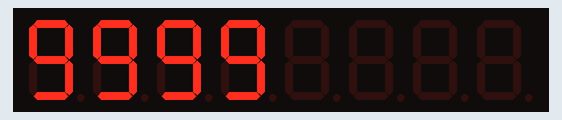
Bench run of a program on a simulated Arduino Nano, built with avr-gcc and run on an emulated ATmega328P. Shown: 8-digit seven-segment display. Wiring (inferred from the names in the program): TM1638 display and keys: STB pin 9; clock pin 7; DIO pin 8.

Above: at 0.15 s.
At 4.97 s:
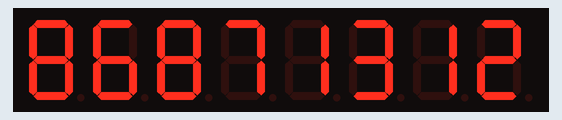
At 9.8 s:
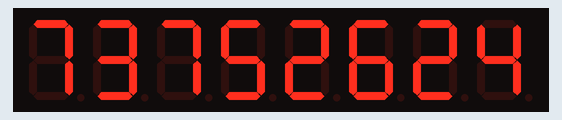
At 19.74 s:
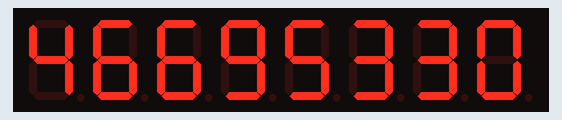
At 29.69 s:
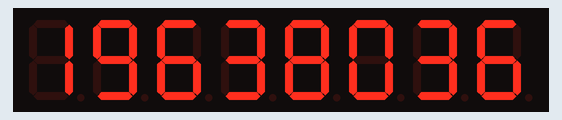
At 39.64 s:
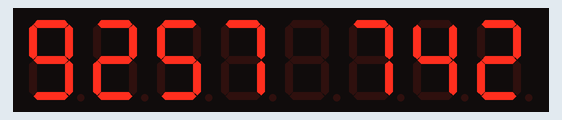

The program:

main.cpp
```cpp
#include <Arduino.h>

const int strobe = 9;
const int clock = 7;
const int data = 8;

const char data7Segment[10] = {
  0b00111111, // 0
  0b00000110, // 1
  0b01011011, // 2
  0b01001111, // 3
  0b01100110, // 4
  0b01101101, // 5
  0b01111101, // 6
  0b00000111, // 7
  0b01111111, // 8
  0b01101111, // 9
};

void sendCommand(uint8_t value) {
  digitalWrite(strobe, LOW);
  shiftOut(data, clock, LSBFIRST, value);
  digitalWrite(strobe, HIGH);
}

void sendData(uint8_t address, uint8_t value) {
  sendCommand(0x44); // sending command to set certain address
  digitalWrite(strobe, LOW);
  shiftOut(data, clock, LSBFIRST, 0xc0 | address);
  shiftOut(data, clock, LSBFIRST, value);
  digitalWrite(strobe, HIGH);
}

void displaySegment(int leftDisplay, int numDecr) {
  int digits[8];
  // 4 segment left
  digits[0] = leftDisplay / 1000;
  digits[1] = (leftDisplay % 1000) / 100;
  digits[2] = (leftDisplay % 100) / 10;
  digits[3] = leftDisplay % 10;
  // 4 segment right
  digits[4] = numDecr / 1000;
  digits[5] = (numDecr % 1000) / 100;
  digits[6] = (numDecr % 100) / 10;
  digits[7] = numDecr % 10;

  bool suppressZeroLeft = true;
  for (int i = 0; i < 4; i++) {
    for (int j = 0; j < i; j++) {
      if (digits[j] != 0) {
        suppressZeroLeft = false;
        break;
      }
    }
    if (suppressZeroLeft && digits[i] == 0) {
      sendData(0x00 | (2*i), 0x00);
    } else {
      sendData(0x00 | (2*i), data7Segment[digits[i]]);}
  }

  bool suppressZeroRight = true;
  for (int i = 4; i < 8; i++) {
    for (int j = 4; j < i; j++) {
      if (digits[j] != 0) {
        suppressZeroRight = false;
        break;
      }
    }
    if (suppressZeroRight && digits[i] == 0) {
      sendData(0x00 | (2*i), 0x00);
    } else {
      sendData(0x00 | (2*i), data7Segment[digits[i]]);}
  }
}

void reset() {
  sendCommand(0x40); // sending command to set consecutive addresses to 0
  digitalWrite(strobe, LOW);
  shiftOut(data, clock, LSBFIRST, 0xc0);
  for (uint8_t i = 0; i < 16; i++) {
    shiftOut(data, clock, LSBFIRST, 0x00);
  }
  digitalWrite(strobe, HIGH);
}

void setup() {
  pinMode(strobe, OUTPUT);
  pinMode(clock, OUTPUT);
  pinMode(data, OUTPUT);
  sendCommand(0x8f); // sending init command to control the display
  reset();
  Serial.begin(9600);
}

int Up = 0;
int Down = 9999;

void loop() {
  displaySegment(Down, Up);

  Up++;
  Down--;

  if (Up > 9999) {
    Up = 0;
  }
  if (Down < 0) {
    Down = 9999;
  }

  delay(1);
}
```
